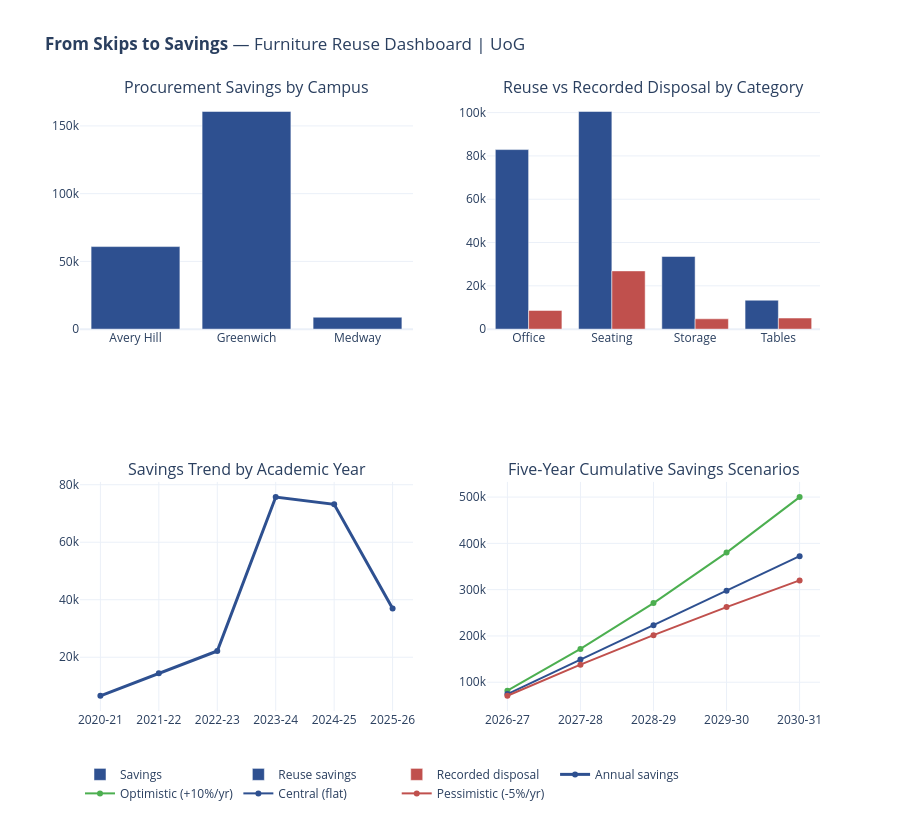

Write notebook code for a chart like this one.
### Markdown cell above
## Interactive decision-support dashboard (Plotly)

An interactive dashboard was developed to integrate the outputs from the descriptive, diagnostic and predictive analyses into a single decision-support interface. The dashboard enables facilities managers to monitor procurement savings, compare campus performance, identify disposal hotspots and evaluate trends over time.

Four panels: campus savings, reuse-vs-disposal by category, savings trend,
and the five-year scenario projections. Exports to `dashboard.html`.

### Code cell
camp_r = reuse.groupby("campus")["total_cost"].sum()
cat_r = reuse.groupby("category")["total_cost"].sum()
cat_d = disposal.groupby("category")["total_value"].sum()
yr = (reuse[reuse["academic_year"] != "Unknown"]
      .groupby("academic_year")["total_cost"].sum())

fig = make_subplots(rows=2, cols=2, subplot_titles=(
    "Procurement Savings by Campus",
    "Reuse vs Recorded Disposal by Category",
    "Savings Trend by Academic Year",
    "Five-Year Cumulative Savings Scenarios"))

fig.add_trace(go.Bar(x=camp_r.index, y=camp_r.values,
                     marker_color="#2E5090", name="Savings"), row=1, col=1)
fig.add_trace(go.Bar(x=cat_r.index, y=cat_r.values, name="Reuse savings",
                     marker_color="#2E5090"), row=1, col=2)
fig.add_trace(go.Bar(x=cat_d.index, y=cat_d.values,
                     name="Recorded disposal",
                     marker_color="#C0504D"), row=1, col=2)
fig.add_trace(go.Scatter(x=yr.index, y=yr.values, mode="lines+markers",
                         name="Annual savings",
                         line=dict(color="#2E5090", width=3)), row=2, col=1)
colors = {"Optimistic (+10%/yr)": "#4CAF50", "Central (flat)": "#2E5090",
          "Pessimistic (-5%/yr)": "#C0504D"}
for s, c in colors.items():
    d = fc[fc["scenario"] == s]
    fig.add_trace(go.Scatter(x=d["year"], y=d["cumulative_savings"],
                             mode="lines+markers", name=s,
                             line=dict(color=c)), row=2, col=2)

fig.update_layout(
    title="<b>From Skips to Savings</b> — Furniture Reuse Dashboard | UoG",
    height=820, barmode="group", template="plotly_white",
    legend=dict(orientation="h", y=-0.08))
fig.write_html("dashboard.html", include_plotlyjs="cdn")
fig.show()

### Figure 1 — Plotly figure (JSON) as saved in the notebook; plotly's stock layout.template omitted (floating-point values rounded to 4 significant figures)
{"data": [{"marker": {"color": "#2E5090"}, "name": "Savings", "type": "bar", "x": ["Avery Hill", "Greenwich", "Medway"], "xaxis": "x", "y": [60920.0, 160700.0, 8788.0], "yaxis": "y"}, {"marker": {"color": "#2E5090"}, "name": "Reuse savings", "type": "bar", "x": ["Office", "Seating", "Storage", "Tables"], "xaxis": "x2", "y": [82930.0, 100500.0, 33550.0, 13360.0], "yaxis": "y2"}, {"marker": {"color": "#C0504D"}, "name": "Recorded disposal", "type": "bar", "x": ["Office", "Seating", "Storage", "Tables"], "xaxis": "x2", "y": [8635, 26890.0, 4768, 5120], "yaxis": "y2"}, {"line": {"color": "#2E5090", "width": 3}, "mode": "lines+markers", "name": "Annual savings", "type": "scatter", "x": ["2020-21", "2021-22", "2022-23", "2023-24", "2024-25", "2025-26"], "xaxis": "x3", "y": [6587.0, 14410.0, 22180.0, 75710.0, 73200.0, 36960.0], "yaxis": "y3"}, {"line": {"color": "#4CAF50"}, "mode": "lines+markers", "name": "Optimistic (+10%/yr)", "type": "scatter", "x": ["2026-27", "2027-28", "2028-29", "2029-30", "2030-31"], "xaxis": "x4", "y": [81900.0, 172000.0, 271100.0, 380100.0, 500000.0], "yaxis": "y4"}, {"line": {"color": "#2E5090"}, "mode": "lines+markers", "name": "Central (flat)", "type": "scatter", "x": ["2026-27", "2027-28", "2028-29", "2029-30", "2030-31"], "xaxis": "x4", "y": [74450.0, 148900.0, 223400.0, 297800.0, 372300.0], "yaxis": "y4"}, {"line": {"color": "#C0504D"}, "mode": "lines+markers", "name": "Pessimistic (-5%/yr)", "type": "scatter", "x": ["2026-27", "2027-28", "2028-29", "2029-30", "2030-31"], "xaxis": "x4", "y": [70730.0, 137900.0, 201800.0, 262400.0, 320000.0], "yaxis": "y4"}], "layout": {"annotations": [{"font": {"size": 16}, "showarrow": false, "text": "Procurement Savings by Campus", "x": 0.225, "xanchor": "center", "xref": "paper", "y": 1, "yanchor": "bottom", "yref": "paper"}, {"font": {"size": 16}, "showarrow": false, "text": "Reuse vs Recorded Disposal by Category", "x": 0.775, "xanchor": "center", "xref": "paper", "y": 1, "yanchor": "bottom", "yref": "paper"}, {"font": {"size": 16}, "showarrow": false, "text": "Savings Trend by Academic Year", "x": 0.225, "xanchor": "center", "xref": "paper", "y": 0.375, "yanchor": "bottom", "yref": "paper"}, {"font": {"size": 16}, "showarrow": false, "text": "Five-Year Cumulative Savings Scenarios", "x": 0.775, "xanchor": "center", "xref": "paper", "y": 0.375, "yanchor": "bottom", "yref": "paper"}], "barmode": "group", "height": 820, "legend": {"orientation": "h", "y": -0.08}, "title": {"text": "<b>From Skips to Savings</b> — Furniture Reuse Dashboard | UoG"}, "xaxis": {"anchor": "y", "domain": [0, 0.45]}, "xaxis2": {"anchor": "y2", "domain": [0.55, 1]}, "xaxis3": {"anchor": "y3", "domain": [0, 0.45]}, "xaxis4": {"anchor": "y4", "domain": [0.55, 1]}, "yaxis": {"anchor": "x", "domain": [0.625, 1]}, "yaxis2": {"anchor": "x2", "domain": [0.625, 1]}, "yaxis3": {"anchor": "x3", "domain": [0, 0.375]}, "yaxis4": {"anchor": "x4", "domain": [0, 0.375]}}}
